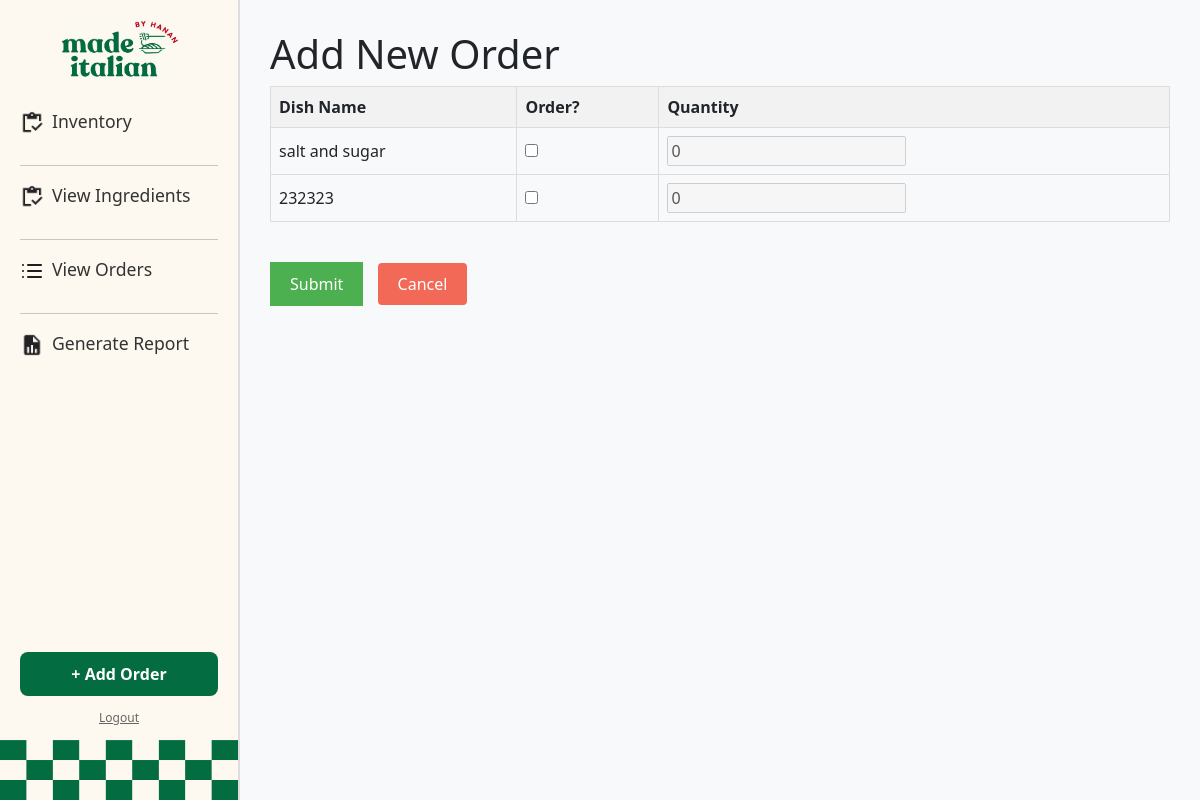
Before: /add_order with the older database file.
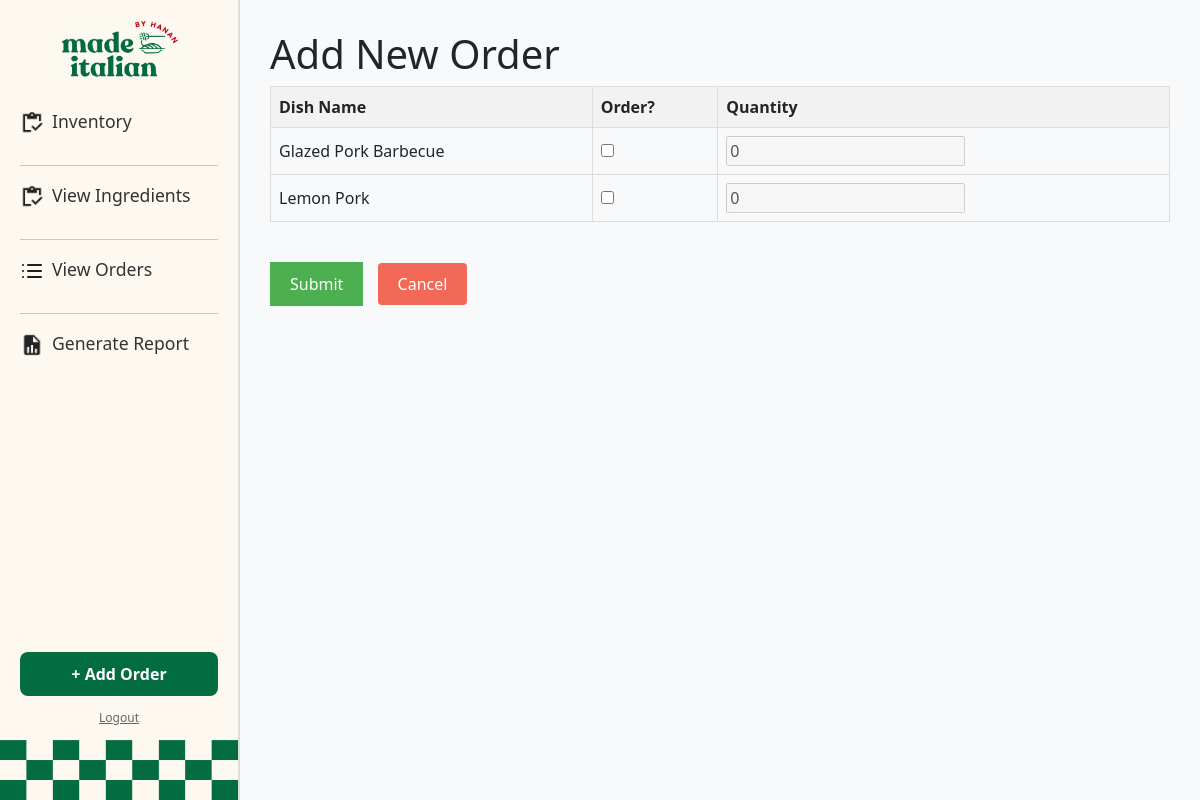
After: the same page with the newer database file.
### hananApp/models.py (models this page shows)
class Dish(models.Model):
    id = models.BigAutoField(primary_key=True)
    name = models.CharField(max_length=255)
    price = models.FloatField()

### hananApp/views.py (the view, shortened to what this page needs)
# urls.py: path('add_order', views.add_order, name='add_order'),
def add_order(request):
    dishes = Dish.objects.all()
    return render(request, 'hananApp/add_order.html', {'dishes': dishes})

### hananApp/templates/hananApp/add_order.html (shortened to what this page needs)
{% extends 'hananApp/base.html' %}
{% block content %}
<head>
</head>
<body>
    <h1>Add New Order</h1>
    <form method="POST">
        <table>
            <thead>
                <tr>
                    <th>Dish Name</th>
                    <th>Order?</th>
                    <th>Quantity</th>
                </tr>
            </thead>
            <tbody>
                {% for dish in dishes %}
                    <tr>
                        <td>{{ dish.name }}</td>
                        <td>
                            <input type="checkbox" name="dish_{{ dish.id }}" onchange="toggleQuantity(this, 'quantity_{{ dish.id }}')">
                        </td>
                        <td>
                            <input type="number" name="dish_{{ dish.id }}" id="quantity_{{ dish.id }}" min="1" value="0" disabled>
                        </td>
                    </tr>
                {% endfor %}
            </tbody>
        </table>
        <div style="margin-top: 20px;">
            <button type="submit" class="submit-button">Submit</button>
            <a href="{% url 'dashboard' %}" style="
                margin-left: 10px;
                padding: 10px 20px;
                background-color: #f26957;
                color: white;
                text-decoration: none;
                font-size: 16px;
                border-radius: 4px;
            ">Cancel</a>
        </div>
    </form>
</body>
{% endblock %}

Changed rows visible on the page:
changed Dish: name "salt and sugar" → "Glazed Pork Barbecue"
changed Dish: name "232323" → "Lemon Pork"
